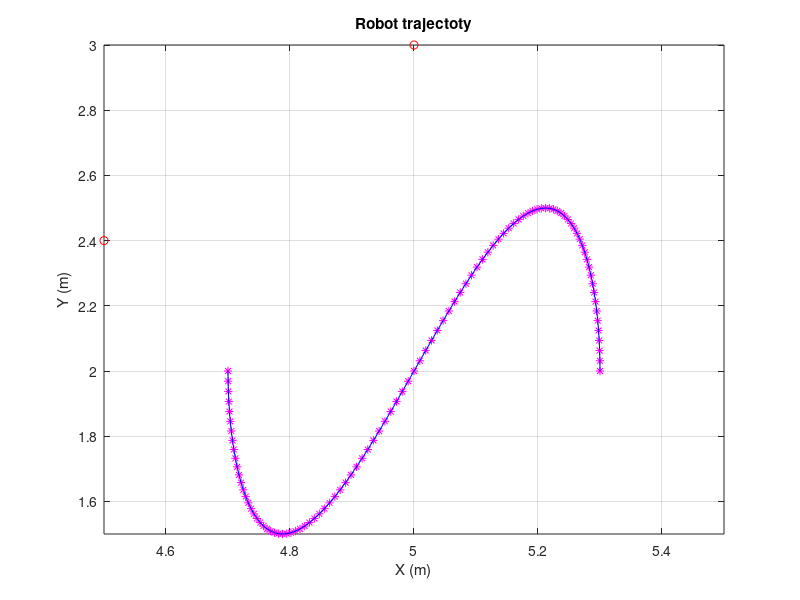

MATLAB code to generate this figure: (Note: this script raises an error after producing the figure.)
%09/03/2022
%Dinh Quang Lam_19021478
%K64_DACLC1_UET_VNU
%Intelligent Robot Systems
% ex1_Chapter 2

%Assume that a mobile robot is considered to be a moving point (Xr, Yr) in a 2-dimesional space (Figure 1
%(a)). Also in the environment are two landmarks Lm1 and Lm2, located at (X1, Y1) and (X2, Y2), respectively.
%If the robot trajectory is defined as:
% xr = 5 + 0.3 cos(0.1*pi*t) (m)
% yr = 2 + 0.5 sin(0.2*pi*t) (m)
%and the landmarks are located at Lm1 at (5, 3) m and Lm2 at (4.5, 2.4) m.

%Write a MATLAB program to:
%1 Calculate the trajectory of the robot and plot the robot trajectory in red stars for t ∈ [0, 10] seconds at
%0.1 second interval. Also plot the landmarks by a red square in the same figure (Figure 1 (b)).

%2 Calculate the measurement of the distance and angle between the robot and the landmarks while the
%robot is moving and record the distance (in metres) to an array named dist, and the angle (in radians) to
%an array named ‘ang’. Show the angle range in both [– pi pi] and [0 2pi].

%3 Plot the distances and angles between the robot and landmarks with clear legend.

clc, clear all, close all;
t = [0:0.1:10];
x = 5 + 0.3*cos(0.1*pi*t);
y = 2 + 0.5*sin(0.2*pi*t);

%hinh f1 ve quy dao cua robot va 2 diem A B
f1=figure;
plot(x,y,'m*',x,y,'b');
xlim([4.5,5.5]);
ylim([1.5,3]);
xlabel(['X (m)']);
ylabel(['Y (m)']);
grid on;
hold on;
X =[ 5 4.5]
Y =[ 3 2.4]
plot(X(1),Y(1),'ro');
plot(X(2),Y(2),'ro');
title('Robot trajectoty')

% tinh khoang cach cua quy dao robot den trung diem cua doan AB
A = (X(2)-X(1))/2
B = (Y(2)-Y(1))/2
dist = sqrt([((A-x).^2) + ((B-y).^2)])

%tinh goc cua 2 vecto MA va MB voi M la tap hop cac diem tren quy dao cua robot
cosO =  ( (X(1)-x).*(X(2)-x) + (Y(1)-y).*(Y(2)-y) ) ./ (( sqrt( [ (X(1)-x).^2 + (Y(1)-y).^2 ] ) ) .* ( sqrt( [ (X(2)-x).^2 + (Y(2)-y).^2 ] ) ) )
ang = acos2(cosO)

% ve hinh f2 gom khoang cach va quy dao theo thoi gian
f2=figure
subplot(2,1,1)
plot(t,dist,'b*')
xlabel(['time (s)']);
ylabel(['distance (m)']);
title('Distance for time')
grid on;

subplot(2,1,2)
plot(t,ang./pi,'g*')
xlabel(['time (s)']);
ylabel(['angle (pi rad)']);
title('Angle for time')
grid on;




